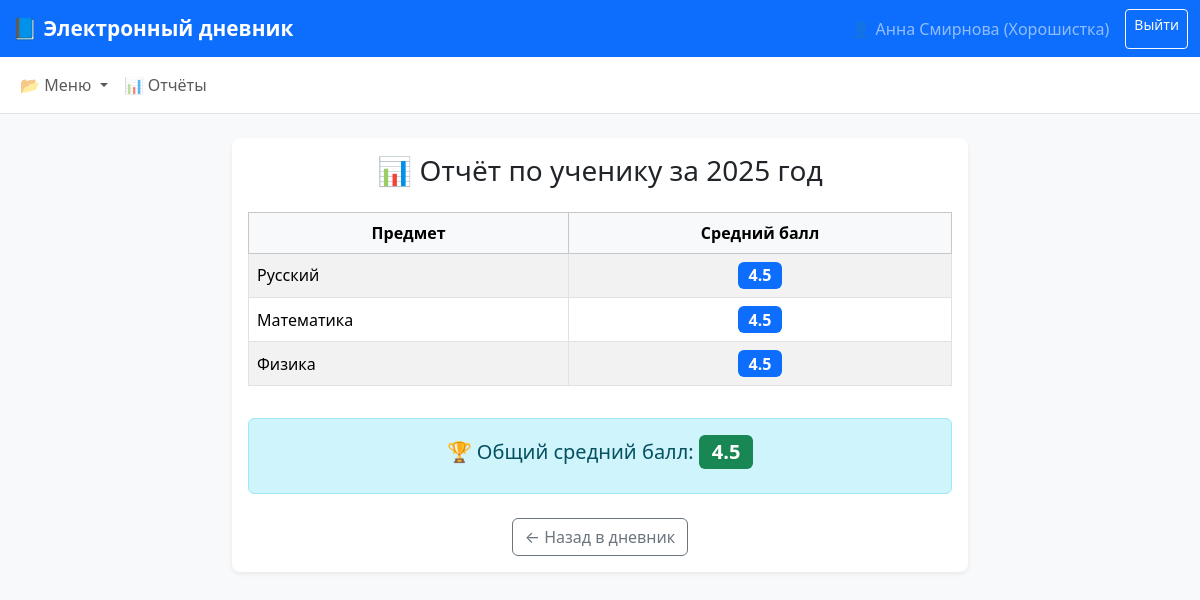
The app's page /student/report (signed in) with its own data.
### app.py (models this page shows)
class Subject(db.Model):
    id = db.Column(db.Integer, primary_key=True)
    name = db.Column(db.String(80), unique=True, nullable=False)

### app.py (the view)
@app.route('/student/report')
def student_report():
    if 'user_id' not in session or session.get('role') != 'student':
        return redirect(url_for('login'))
    student_id = session['user_id']
    year = int(request.args.get('year', current_year()))
    subjects = Subject.query.all()
    subject_map = {s.id: s.name for s in subjects}
    q = Grade.query.filter_by(student_id=student_id, year=year)
    grades = q.all()
    subject_avgs = {}
    for g in grades:
        subjname = subject_map.get(g.subject_id, '')
        subject_avgs.setdefault(subjname, []).append(g.value)
    subject_avgs = {k: round(sum(v)/len(v), 2) for k, v in subject_avgs.items()}
    all_grades = [g.value for g in grades]
    overall_avg = round(sum(all_grades)/len(all_grades), 2) if all_grades else None
    return render_template(
        'student_report.html',
        year=year,
        subject_avgs=subject_avgs,
        overall_avg=overall_avg
    )

### app.py (called while the page is built)
def current_year():
    return datetime.date.today().year

### templates/student_report.html
{% extends "base.html" %}
{% block content %}
<div class="row justify-content-center">
  <div class="col-lg-8">
    <div class="card shadow-sm border-0 rounded-3">
      <div class="card-body">
        <h3 class="card-title mb-4 text-center">📊 Отчёт по ученику за {{ year }} год</h3>
        {% if subject_avgs %}
          <div class="table-responsive">
            <table class="table table-bordered table-striped align-middle text-center">
              <thead class="table-light">
                <tr>
                  <th>Предмет</th>
                  <th>Средний балл</th>
                </tr>
              </thead>
              <tbody>
              {% for subj, avg in subject_avgs.items() %}
                <tr>
                  <td class="text-start">{{ subj }}</td>
                  <td><span class="badge bg-primary fs-6">{{ avg }}</span></td>
                </tr>
              {% endfor %}
              </tbody>
            </table>
          </div>
          <div class="alert alert-info mt-3 text-center">
            <h5>🏆 Общий средний балл: <span class="badge bg-success fs-5">{{ overall_avg }}</span></h5>
          </div>
        {% else %}
          <div class="alert alert-warning text-center">Оценок пока нет.</div>
        {% endif %}
        <div class="text-center mt-4">
          <a href="{{ url_for('student_page') }}" class="btn btn-outline-secondary">← Назад в дневник</a>
        </div>
      </div>
    </div>
  </div>
</div>
{% endblock %}

### templates/base.html (style rules this page uses)
body { background-color: #f8f9fa; }

### records on screen
Subject: name "Русский", avg "4.5"
Subject: name "Математика", avg "4.5"
Subject: name "Физика", avg "4.5"

### other values on screen
{{ session.get('fullname') or session.get('username') }} "Анна Смирнова (Хорошистка)"
{{ year }} "2025"
{{ overall_avg }} "4.5"
